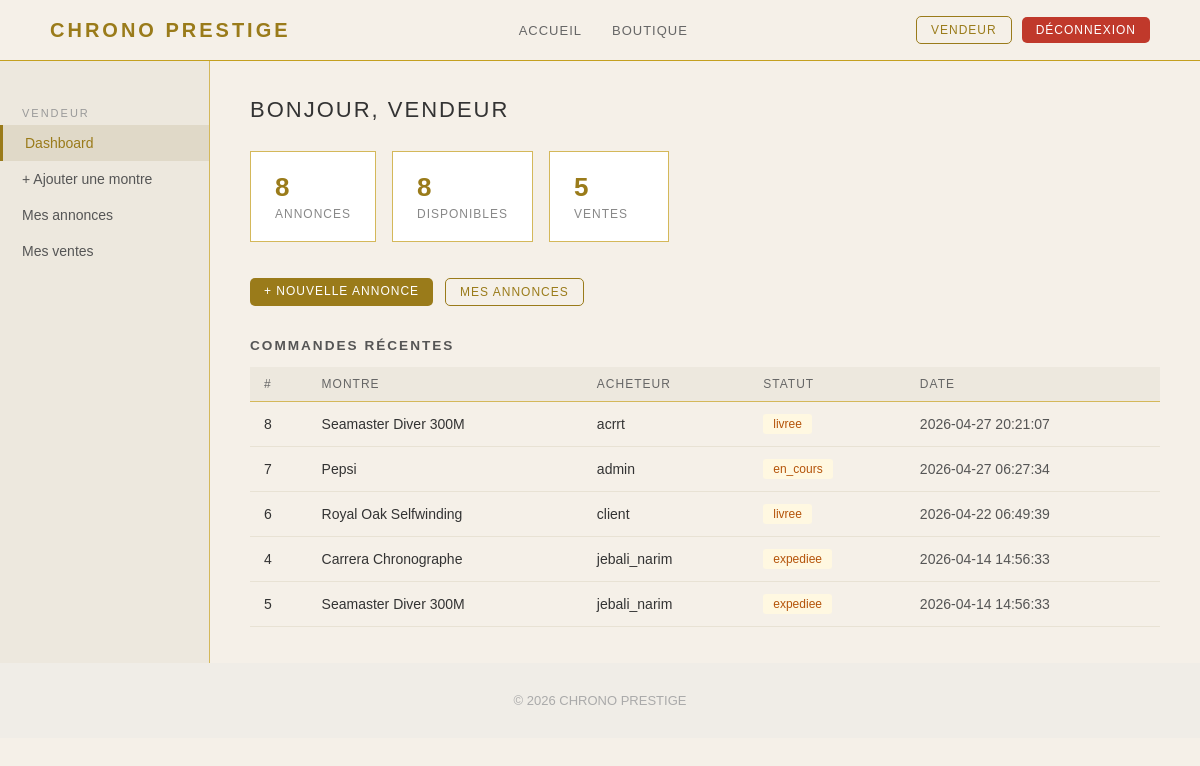
Screenshot of /vues/vendeur/dashboard.php (signed in) with the database file from the repository.
### tables this page shows
CREATE TABLE `commandes` (
  `id` int(11) NOT NULL,
  `acheteur_id` int(11) NOT NULL,
  `montre_id` int(11) NOT NULL,
  `prix_achat` decimal(10,2) NOT NULL DEFAULT 0.00,
  `statut` enum('en_cours','expediee','livree','annulee') NOT NULL DEFAULT 'en_cours',
  `adresse_livraison` text DEFAULT NULL,
  `numero_suivi` varchar(100) DEFAULT '',
  `date_commande` datetime DEFAULT current_timestamp()
);

CREATE TABLE `montres` (
  `id` int(11) NOT NULL,
  `titre` varchar(255) NOT NULL,
  `marque` varchar(100) NOT NULL DEFAULT '',
  `prix` decimal(10,2) NOT NULL DEFAULT 0.00,
  `description` text DEFAULT NULL,
  `image` varchar(255) DEFAULT '',
  `statut` enum('disponible','vendu','suspendu') NOT NULL DEFAULT 'disponible',
  `vendeur_id` int(11) DEFAULT NULL,
  `date_ajout` datetime DEFAULT current_timestamp(),
  `reference` varchar(100) DEFAULT '',
  `materiau` varchar(100) DEFAULT '',
  `mouvement` varchar(100) DEFAULT '',
  `couleur` varchar(100) DEFAULT '',
  `categorie_id` int(11) DEFAULT NULL,
  `nb_vues` int(11) DEFAULT 0,
  `authentique` tinyint(1) DEFAULT NULL COMMENT 'NULL=non vérifié, 1=authentique, 0=refusé',
  `masquee` tinyint(1) DEFAULT 0
);

CREATE TABLE `users` (
  `id` int(11) NOT NULL,
  `username` varchar(100) NOT NULL,
  `nom` varchar(100) DEFAULT '',
  `prenom` varchar(100) DEFAULT '',
  `age` int(11) DEFAULT NULL,
  `email` varchar(255) NOT NULL,
  `password` varchar(255) NOT NULL,
  `role` enum('client','vendeur','admin') NOT NULL DEFAULT 'client',
  `suspendu` tinyint(1) DEFAULT 0,
  `created_at` datetime DEFAULT current_timestamp()
);

### vues/vendeur/dashboard.php (the view, shortened to what this page needs)
<?php
include("../../config/db_connect.php");
$uid = (int)$_SESSION["id"];
$r1 = mysqli_query($conn, "SELECT COUNT(*) as nb FROM montres WHERE vendeur_id=$uid");
$nb_montres = mysqli_fetch_assoc($r1)["nb"];
$r2 = mysqli_query($conn, "SELECT COUNT(*) as nb FROM montres WHERE vendeur_id=$uid AND statut='disponible'");
$nb_disponibles = mysqli_fetch_assoc($r2)["nb"];
$r3 = mysqli_query($conn, "SELECT COUNT(*) as nb FROM commandes c JOIN montres m ON c.montre_id=m.id WHERE m.vendeur_id=$uid");
$nb_ventes = mysqli_fetch_assoc($r3)["nb"];
$res_recent = mysqli_query($conn,
    "SELECT c.*, m.titre, u.username as acheteur
     FROM commandes c JOIN montres m ON c.montre_id=m.id JOIN users u ON c.acheteur_id=u.id
     WHERE m.vendeur_id=$uid ORDER BY c.date_commande DESC LIMIT 5"
);
$recentes = [];
while ($row = mysqli_fetch_assoc($res_recent)) $recentes[] = $row;
?>
<!DOCTYPE html>
<html lang="fr">
<head>
    <link rel="stylesheet" href="../../assets/css2/main.css">
</head>
<body>
    <header class="site-header">
        <a href="../../index.php" class="logo">CHRONO PRESTIGE</a>
        <nav>
            <a href="../../index.php">Accueil</a>
            <a href="../boutique.php">Boutique</a>
        </nav>
        <div class="header-right">
            <a href="../profil.php" class="btn btn-outline btn-sm"><?php echo htmlspecialchars($_SESSION["login"]); ?></a>
            <a href="../deconnexion.php" class="btn btn-red btn-sm">Déconnexion</a>
        </div>
    </header>
    <div class="dashboard-wrap">
        <aside class="sidebar">
            <div class="sidebar-title">Vendeur</div>
            <a href="dashboard.php"      class="active">Dashboard</a>
            <a href="ajouter_montre.php">+ Ajouter une montre</a>
            <a href="mes_montres.php">Mes annonces</a>
            <a href="mes_ventes.php">Mes ventes</a>
        </aside>
        <main class="dash-content">
            <h1>Bonjour, <?php echo htmlspecialchars($_SESSION["login"]); ?></h1>
            <div class="stats-row">
                <div class="stat-box"><div class="val"><?php echo $nb_montres; ?></div><div class="lbl">Annonces</div></div>
                <div class="stat-box"><div class="val"><?php echo $nb_disponibles; ?></div><div class="lbl">Disponibles</div></div>
                <div class="stat-box"><div class="val"><?php echo $nb_ventes; ?></div><div class="lbl">Ventes</div></div>
            </div>
            <div style="display:flex; gap:12px; margin-bottom:32px;">
                <a href="ajouter_montre.php" class="btn btn-gold btn-sm">+ Nouvelle annonce</a>
                <a href="mes_montres.php"    class="btn btn-outline btn-sm">Mes annonces</a>
            </div>
            <h2 style="font-size:0.85rem; letter-spacing:2px; text-transform:uppercase; color:#555; margin-bottom:14px;">Commandes récentes</h2>
            <?php if (empty($recentes)): ?>
                <p style="color:#444; font-size:0.85rem;">Aucune commande pour l'instant.</p>
            <?php else: ?>
                <table class="data-table">
                    <thead>
                        <tr><th>#</th><th>Montre</th><th>Acheteur</th><th>Statut</th><th>Date</th></tr>
                    </thead>
                    <tbody>
                        <?php foreach ($recentes as $r): ?>
                            <tr>
                                <td><?php echo $r["id"]; ?></td>
                                <td><?php echo htmlspecialchars($r["titre"]); ?></td>
                                <td><?php echo htmlspecialchars($r["acheteur"]); ?></td>
                                <td><span class="badge badge-warn"><?php echo $r["statut"]; ?></span></td>
                                <td style="color:#555;"><?php echo $r["date_commande"]; ?></td>
                            </tr>
                        <?php endforeach; ?>
                    </tbody>
                </table>
            <?php endif; ?>
        </main>
    </div>
    <footer class="site-footer">© 2026 CHRONO PRESTIGE</footer>
</body>
</html>

### assets/css2/main.css (style rules this page uses)
* { margin: 0; padding: 0; box-sizing: border-box; }
body { background-color: #F5F0E8; font-family: Arial, sans-serif; color: #333333; display: flex; flex-direction: column; min-height: 100vh; }
.site-header { display: flex; align-items: center; justify-content: space-between; padding: 16px 50px; background-color: #F5F0E8; border-bottom: 1px solid #C4A020; position: sticky; top: 0; z-index: 100; }
.logo { font-size: 20px; font-weight: bold; color: #9A7B1A; letter-spacing: 3px; text-decoration: none; }
.site-header nav { display: flex; gap: 30px; }
.site-header nav a { text-decoration: none; color: #666666; font-size: 13px; letter-spacing: 1px; text-transform: uppercase; }
.header-right { display: flex; align-items: center; gap: 10px; }
.btn { display: inline-block; padding: 10px 22px; font-size: 13px; letter-spacing: 1px; text-transform: uppercase; text-decoration: none; cursor: pointer; font-family: Arial, sans-serif; border: 2px solid #9A7B1A; border-radius: 8px; color: #9A7B1A; }
.btn-gold { background-color: #9A7B1A; color: white; border: none; }
.btn-outline { background: transparent; color: #9A7B1A; border: 1px solid #9A7B1A; }
.btn-red { background-color: #c0392b; color: white; border: none; }
.btn-sm { padding: 6px 14px; font-size: 12px; border-radius: 5px; }
.badge { display: inline-block; padding: 3px 10px; font-size: 12px; border-radius: 3px; }
.badge-warn { background-color: #fff8e1; color: #b45309; }
.dashboard-wrap { display: flex; min-height: 600px; }
.sidebar { width: 210px; background-color: #EDE8DE; border-right: 1px solid #D4B85A; padding: 30px 0; }
.sidebar-title { font-size: 11px; color: #999; letter-spacing: 2px; text-transform: uppercase; padding: 16px 22px 6px; }
.sidebar a { display: block; padding: 10px 22px; color: #555; text-decoration: none; font-size: 14px; }
.sidebar a.active { color: #9A7B1A; background-color: #e0d9c8; border-left: 3px solid #9A7B1A; }
.dash-content { flex: 1; padding: 36px 40px; }
.dash-content h1 { font-size: 22px; color: #333; letter-spacing: 2px; margin-bottom: 28px; font-weight: normal; text-transform: uppercase; }
.stats-row { display: flex; gap: 16px; flex-wrap: wrap; margin-bottom: 36px; }
.stat-box { background-color: white; border: 1px solid #D4B85A; padding: 20px 24px; min-width: 120px; }
.stat-box .val { font-size: 26px; color: #9A7B1A; font-weight: bold; }
.stat-box .lbl { font-size: 12px; color: #888; text-transform: uppercase; letter-spacing: 1px; margin-top: 4px; }
.data-table { width: 100%; border-collapse: collapse; font-size: 14px; }
.data-table th { text-align: left; padding: 10px 14px; background-color: #EDE8DE; color: #666; font-size: 12px; letter-spacing: 1px; text-transform: uppercase; font-weight: normal; border-bottom: 1px solid #D4B85A; }
.data-table td { padding: 12px 14px; border-bottom: 1px solid #e8e2d4; color: #333; vertical-align: middle; }
.footer, .site-footer { background-color: #f0ede7; color: #aaaaaa; text-align: center; padding: 30px 50px; font-size: 13px; }

### rows the page displays
commandes: id "8", montre.titre "Seamaster Diver 300M", acheteur.username "acrrt", statut "livree", date_commande "2026-04-27 20:21:07"
commandes: id "7", montre.titre "Pepsi", acheteur.username "admin", statut "en_cours", date_commande "2026-04-27 06:27:34"
commandes: id "6", montre.titre "Royal Oak Selfwinding", acheteur.username "client", statut "livree", date_commande "2026-04-22 06:49:39"
commandes: id "4", montre.titre "Carrera Chronographe", acheteur.username "jebali_narim", statut "expediee", date_commande "2026-04-14 14:56:33"
commandes: id "5", montre.titre "Seamaster Diver 300M", acheteur.username "jebali_narim", statut "expediee", date_commande "2026-04-14 14:56:33"

### other values shown
$_SESSION["login"] "VENDEUR"
$nb_montres "8"
$nb_disponibles "8"
$nb_ventes "5"
